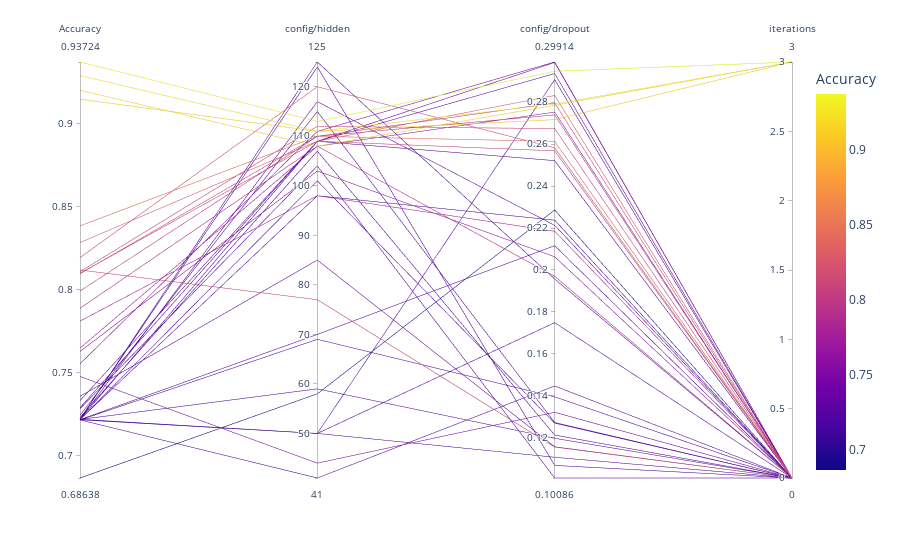

The notebook cell this image was saved under:
### Code cell
px.parallel_coordinates(p, color="Accuracy")
